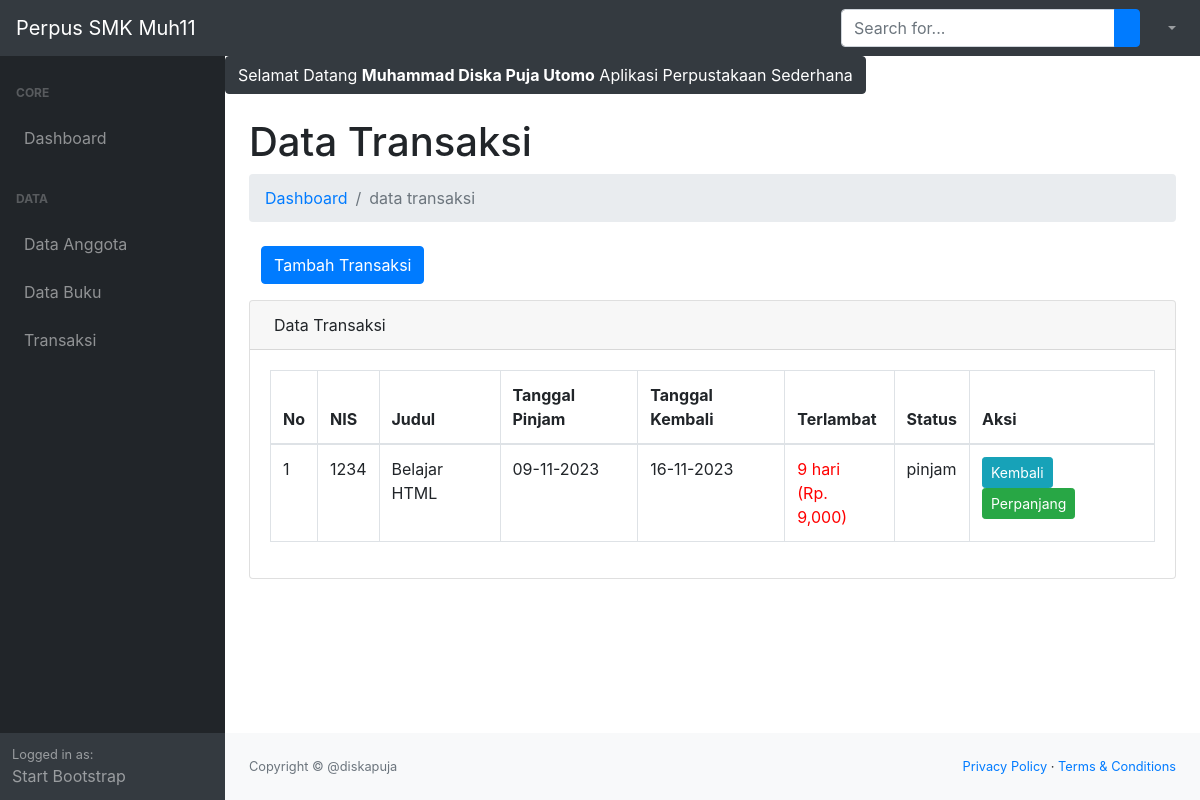
The page /index.php?p=transaksi (signed in) on the database its author committed.
### tables this page shows
CREATE TABLE `tb_transaksi` (
  `id_transaksi` int(11) NOT NULL,
  `id_buku` int(11) NOT NULL,
  `nim_transaksi` int(11) NOT NULL,
  `id_anggota` int(11) NOT NULL,
  `tgl_pinjam` varchar(50) NOT NULL,
  `tgl_kembali` varchar(50) NOT NULL,
  `status` varchar(30) NOT NULL
);

CREATE TABLE `tb_anggota` (
  `id_anggota` int(11) NOT NULL,
  `nis` int(11) NOT NULL,
  `nama_anggota` varchar(50) NOT NULL,
  `tempat_lahir` varchar(100) NOT NULL,
  `tgl_lahir` date NOT NULL,
  `jk` enum('L','P') NOT NULL,
  `prodi` varchar(75) NOT NULL
);

CREATE TABLE `tb_buku` (
  `id_buku` int(11) NOT NULL,
  `judul_buku` varchar(200) NOT NULL,
  `pengarang_buku` varchar(100) NOT NULL,
  `penerbit_buku` varchar(150) NOT NULL,
  `tahun_terbit` varchar(4) NOT NULL,
  `isbn` varchar(25) NOT NULL,
  `jumlah_buku` int(3) NOT NULL,
  `lokasi` enum('Rak 1','Rak 2','Rak 3') NOT NULL,
  `tgl_input` date NOT NULL
);

### page/transaksi/function.php (called while the page is built)
<?php
function terlambat($tgl_dateline, $tgl_kembali) {
	$tgl_dateline_pecah = explode('-', $tgl_dateline);
	$tgl_dateline_pecah = $tgl_dateline_pecah[2].'-'.$tgl_dateline_pecah[1].'-'.$tgl_dateline_pecah[0];
	$tgl_kembali_pecah = explode('-', $tgl_kembali);
	$tgl_kembali_pecah = $tgl_kembali_pecah[2].'-'.$tgl_kembali_pecah[1].'-'.$tgl_kembali_pecah[0];
	$selisih = strtotime($tgl_kembali_pecah) - strtotime($tgl_dateline_pecah);
	$selisih = $selisih/86400;
	if ($selisih >= 1) {
		$hasil_tgl = floor($selisih);
	}else{
		$hasil_tgl = 0;
	}
	return $hasil_tgl;
}
?>

### page/transaksi/transaksi.php (the view, shortened to what this page needs)
<?php
require_once 'function.php';
$sql = $conn->query("SELECT * FROM tb_transaksi INNER JOIN tb_buku
										ON tb_transaksi.id_buku = tb_buku.id_buku INNER JOIN tb_anggota
										ON tb_transaksi.id_anggota = tb_anggota.id_anggota WHERE status = 'pinjam'
										") or die(mysqli_error($conn));
?>
	<?php var_dump($pecah); ?>
<h1 class="mt-4">Data Transaksi</h1>
<ol class="breadcrumb mb-4">
    <li class="breadcrumb-item"><a href="index.php">Dashboard</a></li>
    <li class="breadcrumb-item active">data transaksi</li>
</ol>
<div class="col-md-6">
    <a href="?p=transaksi&aksi=tambah" class="btn btn-primary mb-3"><i class="fa fa-plus"></i> Tambah Transaksi</a>
</div>
<div class="card mb-4">
    <div class="card-header">
        Data Transaksi
    </div>
    <div class="card-body">
        <div class="table-responsive">
            <table class="table table-bordered" id="dataTable" width="100%" cellspacing="0">
                <thead>
                    <tr>
                        <th>No</th>
                        <th>NIS</th>
                        <th>Judul</th>
                        <th>Tanggal Pinjam</th>
                        <th>Tanggal Kembali</th>
                        <th>Terlambat</th>
                        <th>Status</th>
                        <th>Aksi</th>
                    </tr>
                </thead>
                <tbody>
                    <?php
                    $no = 1;
                    while ($pecah = $sql->fetch_assoc()) {
                    ?>
                    <tr>
                        <td><?= $no++; ?></td>
                        <td><?= $pecah['nis']; ?></td>
                        <td><?= $pecah['judul_buku']; ?></td>
                        <td><?= $pecah['tgl_pinjam']; ?></td>
                        <td><?= $pecah['tgl_kembali']; ?></td>
                        <td>
                        	<?php
                        	$denda = 1000;
                        	$tgl_dateline = $pecah['tgl_kembali'];
                        	$tgl_kembali = date('d-m-Y');
                        	$lambat = terlambat($tgl_dateline, $tgl_kembali);
                        	$denda1 = $lambat * $denda;
                        	if($lambat > 0) { ?>
                        		<div style='color:red;'><?= $lambat ?> hari<br> (Rp. <?= number_format($denda1) ?>)</div>
                        	<?php
                        	} else {
                        		echo $lambat . "Hari";
                        	}
                        	?>
                        </td>
                        <td><?= $pecah['status']; ?></td>
                        <td>
                            <a href="?p=transaksi&aksi=kembali&id=<?= $pecah['id_transaksi']; ?>&judul=<?= $pecah['judul_buku']; ?>" class="btn btn-info btn-sm">Kembali</a>
                            <a href="?p=transaksi&aksi=perpanjang&id=<?= $pecah['id_transaksi']; ?>&judul=<?= $pecah['judul_buku']; ?>&lambat=<?= $lambat ?>&tgl_kembali=<?= $pecah['tgl_kembali']; ?>" class="btn btn-success btn-sm">Perpanjang</a>
                        </td>
                    </tr>
                    <?php } ?>
                </tbody>
            </table>
        </div>
    </div>
</div>

### rows shown on the page
tb_transaksi: id_anggota.nis "1234", id_buku.judul_buku "Belajar HTML", tgl_pinjam "09-11-2023", tgl_kembali "16-11-2023", tgl_kembali "9", tgl_kembali "9,000", status "pinjam"

### other values the page prints
$_SESSION['login']['nama'] "Muhammad Diska Puja Utomo"
